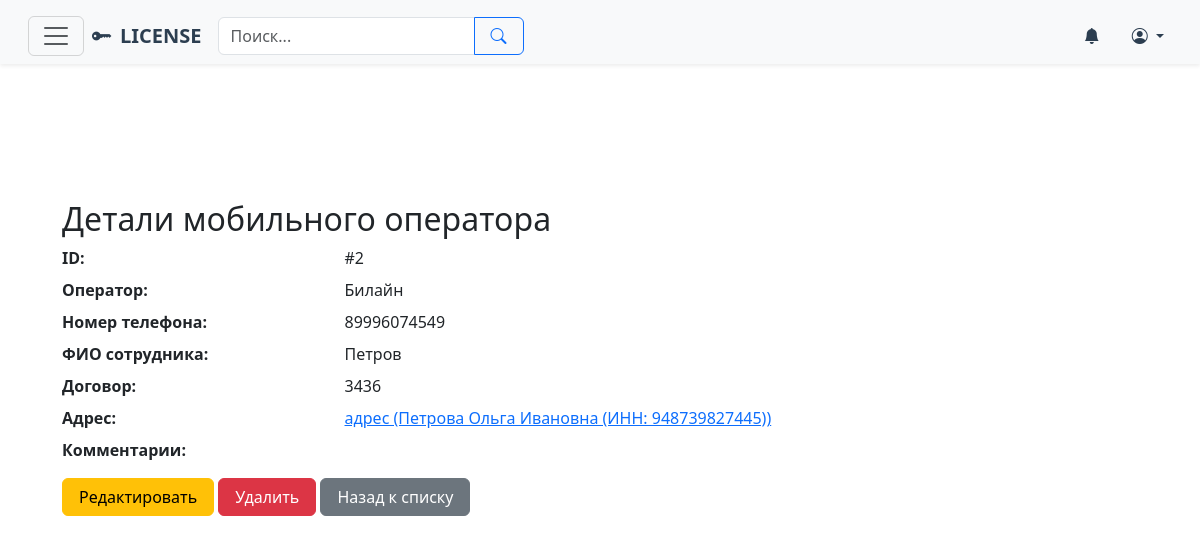
The page /mobile-operators/2/ on the database its author committed.
### licen/models.py (models this page shows, shortened)
class TimestampModel(models.Model):
    created_at = models.DateTimeField(auto_now_add=True, verbose_name=_('Дата создания'))
    updated_at = models.DateTimeField(auto_now=True, verbose_name=_('Дата обновления'))
    class Meta:
        abstract = True

class MobileOperator(TimestampModel):
    operator = models.ForeignKey(
        Operator,
        on_delete=models.PROTECT,
        related_name='mobile_operators',
        verbose_name=_('Оператор')
    )
    phone_number = models.CharField(
        max_length=20,
        validators=[RegexValidator(r'^\+?1?\d{9,15}$')],
        verbose_name=_('Номер телефона')
    )
    employee_name = models.CharField(max_length=255, verbose_name=_('ФИО сотрудника'))
    contract = models.CharField(max_length=100, verbose_name=_('Договор'))
    comments = models.TextField(blank=True, null=True, verbose_name=_('Комментарии'))
    address = models.ForeignKey(
        Address,
        on_delete=models.CASCADE,
        related_name='mobile_operators',
        verbose_name=_('Адрес')
    )
    class Meta:
        verbose_name = _('Мобильный оператор')
        verbose_name_plural = _('Мобильные операторы')
        ordering = ['operator', 'phone_number']
        unique_together = ['phone_number', 'address']

class Operator(TimestampModel):
    name = models.CharField(max_length=100, unique=True, verbose_name=_('Название оператора'))
    comments = models.TextField(blank=True, null=True, verbose_name=_('Комментарии'))
    class Meta:
        verbose_name = _('Оператор')
        verbose_name_plural = _('Операторы')
        ordering = ['name']

class Address(TimestampModel):
    address = models.TextField(verbose_name=_('Адрес сети'))
    comments = models.TextField(blank=True, null=True, verbose_name=_('Комментарии'))
    network = models.ForeignKey(
        Network,
        on_delete=models.CASCADE,
        related_name='addresses',
        verbose_name=_('Юридическое лицо')
    )
    def __str__(self):
        return f"{self.address} ({self.network})"
    class Meta:
        verbose_name = _('Адрес')
        verbose_name_plural = _('Адреса')
        ordering = ['network', 'address']

class Network(TimestampModel):
    name = models.CharField(max_length=255, verbose_name=_('Название юридического лица'))
    comments = models.TextField(blank=True, null=True, verbose_name=_('Комментарии'))
    legal_entity = models.ForeignKey(
        LegalEntity,
        on_delete=models.CASCADE,
        related_name='networks',
        verbose_name=_('Сеть')
    )
    inn = models.CharField(
        max_length=12,
        unique=True,
        validators=[MinLengthValidator(10)],
        verbose_name=_('ИНН')
    )
    def __str__(self):
        return f"{self.name} (ИНН: {self.inn})"
    class Meta:
        verbose_name = _('Юридическое лицо')
        verbose_name_plural = _('Юридические лица')
        ordering = ['name']
        indexes = [
            models.Index(fields=['inn']),
        ]

### licen/views.py (the view)
# urls.py: path('mobile-operators/<int:pk>/', mobile_operator_detail, name='mobile-operator-detail'),
def mobile_operator_detail(request, pk):
    operator = get_object_or_404(MobileOperator, pk=pk)
    return render(request, 'licen/mobile_operator/mobile_operator_detail.html', {'operator': operator})

### licen/templates/licen/mobile_operator/mobile_operator_detail.html
{% extends "base.html" %}
{% block content %}
<div class="container mt-5">
    <h2>Детали мобильного оператора</h2>
    <dl class="row">
        <dt class="col-sm-3">ID:</dt>
        <dd class="col-sm-9">#{{ operator.id }}</dd>
        <dt class="col-sm-3">Оператор:</dt>
        <dd class="col-sm-9">{{ operator.operator.name }}</dd>
        <dt class="col-sm-3">Номер телефона:</dt>
        <dd class="col-sm-9">{{ operator.phone_number }}</dd>
        <dt class="col-sm-3">ФИО сотрудника:</dt>
        <dd class="col-sm-9">{{ operator.employee_name }}</dd>
        <dt class="col-sm-3">Договор:</dt>
        <dd class="col-sm-9">{{ operator.contract }}</dd>
        <dt class="col-sm-3">Адрес:</dt>
        <dd class="col-sm-9"><a href="#">{{ operator.address }}</a></dd>
        <dt class="col-sm-3">Комментарии:</dt>
        <dd class="col-sm-9">{{ operator.comments }}</dd>
    </dl>
    <a href="{% url 'mobile-operator-update' operator.id %}" class="btn btn-warning">Редактировать</a>
    <a href="{% url 'mobile-operator-delete' operator.id %}" class="btn btn-danger">Удалить</a>
    <a href="{% url 'mobile-operator-list' %}" class="btn btn-secondary">Назад к списку</a>
</div>
{% endblock %}

### licen/templates/base.html (style rules this page uses)
.btn { padding-left: 1rem; padding-right: 1rem; }

### rows shown on the page
MobileOperator: id "2", operator.name "Билайн", phone_number "89996074549", employee_name "Петров", contract "3436", address "адрес (Петрова Ольга Ивановна (ИНН: 948739827445))"
